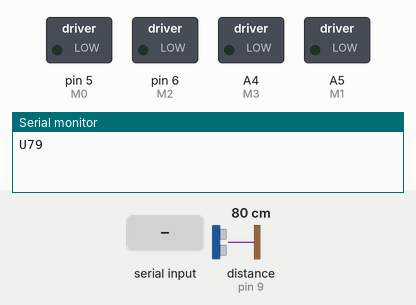
Recording of a sketch running on a simulated Arduino Uno, built with avr-gcc and run on an emulated ATmega328P. Parts: switched loads named in the sketch (green lamp = pin HIGH), the last lines printed to the serial monitor. Wiring (inferred from the names in the program): ultrasonic range finder: trigger pin 8; echo pin 9. The test bench sets the inputs (shaded band); at power-on: distance to the obstacle (sensor on pin 9) 80 cm. The echo pulse lasts 58.3 µs per cm; pins used as bus, display or sensor lines are not drawn.

Above: at 2.3 s.
2.4 s: "F" received over Serial
At 3.2 s:
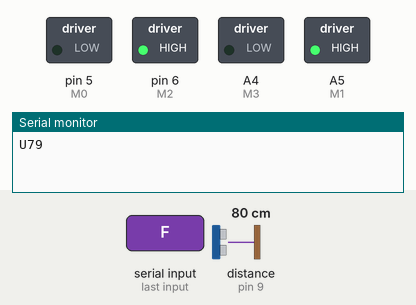
3.9 s: "B" received over Serial
At 4.5 s:
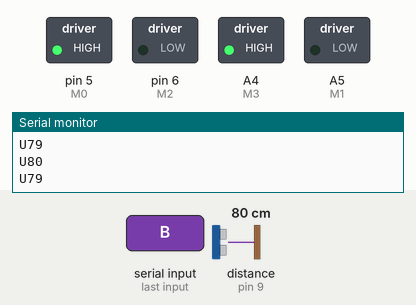
5.4 s: "L" received over Serial
At 5.9 s:
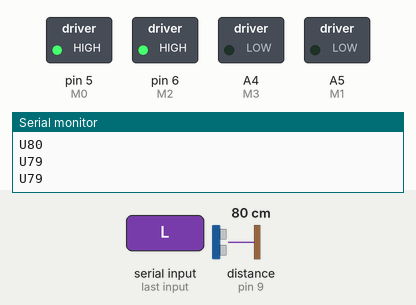
6.9 s: "R" received over Serial
At 7.5 s:
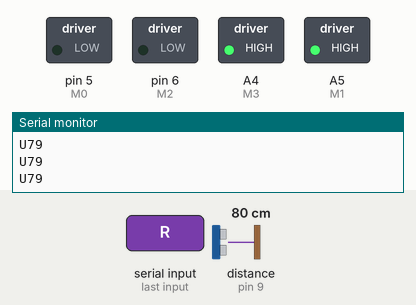
8.4 s: "S" received over Serial
At 8.8 s:
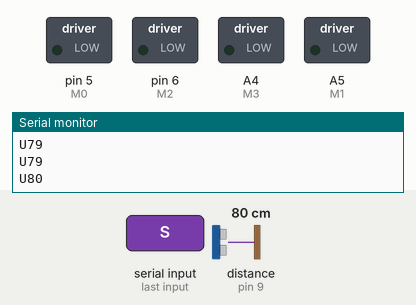
Timing chart, 0 to 10.9 s (numbered marks = the images above; inputs shaded):
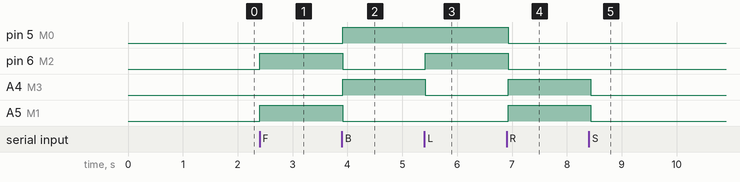

The sketch:

v4.ino
```cpp
//#include <LiquidCrystal.h>
//LiquidCrystal lcd(4, 2, 3, 7, 8, 9);

#define M0 5
#define M1 A5
#define M2 6
#define M3 A4

#define trigPin1 8 // Trigger Pin
#define echoPin1 9 // Echo Pin

unsigned long previousMillis=0;

char incomingByte;

long distance1;
int fwd_flag=0;
//*************************************************
void read1_hcsr04()
{
  long duration;


  digitalWrite(trigPin1, LOW);
  delayMicroseconds(2);

  digitalWrite(trigPin1, HIGH);
  delayMicroseconds(10);

  digitalWrite(trigPin1, LOW);
  duration = pulseIn(echoPin1, HIGH);

  //Calculate the distance (in cm) based on the speed of sound.
  distance1 = duration/58.2;
  if(distance1==0)
  {
    distance1=1000;
    delay(200);
  }
  //Serial.print("D1 : ");Serial.println(distance1);
  Serial.print("U");Serial.println(distance1);
  //lcd.setCursor(0,0);
  //lcd.print("D1:     ");
  //lcd.setCursor(3,0);
  //lcd.print(distance1);

  pinMode(echoPin1,OUTPUT);
  digitalWrite(echoPin1,LOW);
  delay(50);
  pinMode(echoPin1,INPUT);
  delay(50);
}
//*************************************************
void ultrasonic_init()
{
  delay(100);
  pinMode(trigPin1, OUTPUT);
  pinMode(echoPin1, INPUT);
}
//*************************************************
void serialFlush(){
  while(Serial.available() > 0) {
    char t = Serial.read();
  }
}
//*************************************************
void setup() {
  // initialize the digital pin as an output.
  Serial.begin(9600);
  //lcd.begin(16, 2);
  // Print a message to the LCD.
  //lcd.print("MOBILE CONTROL. ");
  //lcd.setCursor(0, 1);
  //lcd.print("     ROBOT      ");

  delay(1000);
  //lcd.clear();

  pinMode(M0, OUTPUT);  pinMode(M2, OUTPUT);
  pinMode(M1, OUTPUT);  pinMode(M3, OUTPUT);

  digitalWrite(M0, LOW);   digitalWrite(M1, LOW);
  digitalWrite(M2, LOW);   digitalWrite(M3, LOW);
  ultrasonic_init();
  previousMillis = millis();
}
//*************************************************
// the loop routine runs over and over again forever:
void loop()
{
    if (Serial.available() > 0)
    {
      incomingByte = Serial.read();
    }

    //lcd.setCursor(0, 0);
    // say what you got:
    //Serial.print("I received: ");
    //Serial.println(incomingByte);

    if(incomingByte == 'F')    // FORWARD
    {
      //lcd.setCursor(0, 1);
      //lcd.print("    FORWARD     ");
      digitalWrite(M0, LOW);    digitalWrite(M1, HIGH);
      digitalWrite(M2, HIGH);   digitalWrite(M3, LOW);
      serialFlush();
      fwd_flag=1;
    }
    else if(incomingByte == 'B')    // BACKWARD
    {
      //lcd.setCursor(0, 1);
      //lcd.print("   BACKWARD     ");
      digitalWrite(M0, HIGH);  digitalWrite(M1, LOW);
      digitalWrite(M2, LOW);   digitalWrite(M3, HIGH);
      serialFlush();
      fwd_flag=0;
    }
    else if(incomingByte == 'L')   // LEFT
    {
      //lcd.setCursor(0, 1);
      //lcd.print("     LEFT       ");
      digitalWrite(M0, HIGH);    digitalWrite(M1, LOW);
      digitalWrite(M2, HIGH);    digitalWrite(M3, LOW);
      serialFlush();
      fwd_flag=0;
    }
    else if(incomingByte == 'R')   // RIGHT
    {
      //lcd.setCursor(0, 1);
      //lcd.print("    RIGHT       ");
      digitalWrite(M0, LOW);  digitalWrite(M1, HIGH);
      digitalWrite(M2, LOW);  digitalWrite(M3, HIGH);
      serialFlush();
      fwd_flag=0;
    }
    else if(incomingByte == 'S')
    {
      //lcd.setCursor(0, 1);
      //lcd.print("     STOP       ");
      digitalWrite(M0, LOW);  digitalWrite(M1, LOW);
      digitalWrite(M2, LOW);  digitalWrite(M3, LOW);
      serialFlush();
      fwd_flag=0;
    }

    if(fwd_flag==1)
    {
      if(distance1<30)
      {
        digitalWrite(M0, LOW);  digitalWrite(M1, LOW);
        digitalWrite(M2, LOW);  digitalWrite(M3, LOW);
        delay(2000);
      }
    }

    if(millis() - previousMillis > 1000)
    {
      read1_hcsr04();
      previousMillis = millis();

    }
    delay(100);
}
//*************************************************
```

Measured:
- after the input at 2.4 s, pin 6 (M2), A5 (M1): LOW → HIGH at once
- after the input at 3.9 s, pin 5 (M0), A4 (M3): LOW → HIGH at once; pin 6 (M2), A5 (M1): HIGH → LOW at once
- after the input at 5.4 s, pin 6 (M2): LOW → HIGH at once; A4 (M3): HIGH → LOW at once
- after the input at 6.9 s, pin 5 (M0), pin 6 (M2): HIGH → LOW at once; A4 (M3), A5 (M1): LOW → HIGH at once
- after the input at 8.4 s, A4 (M3), A5 (M1): HIGH → LOW at once
